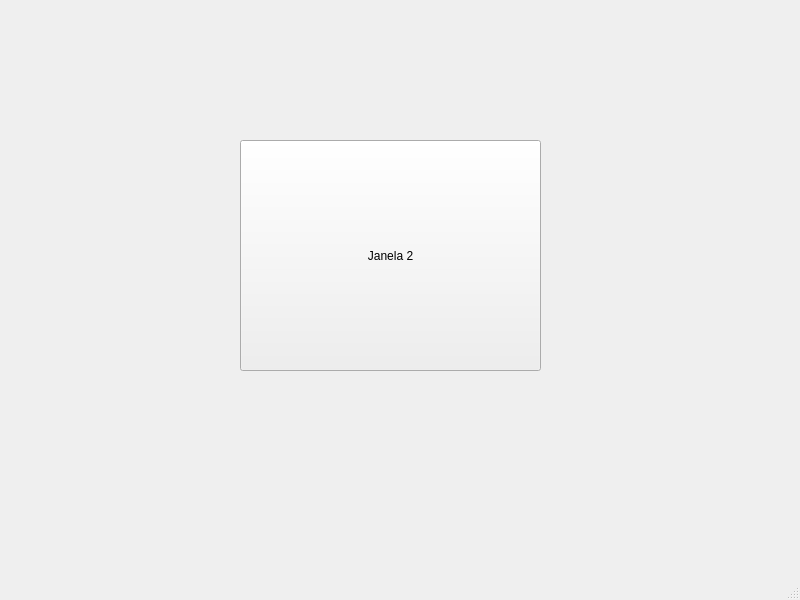
<?xml version="1.0" encoding="UTF-8"?>
<ui version="4.0">
 <class>MainWindow</class>
 <widget class="QMainWindow" name="MainWindow">
  <property name="geometry">
   <rect>
    <x>0</x>
    <y>0</y>
    <width>800</width>
    <height>600</height>
   </rect>
  </property>
  <property name="windowTitle">
   <string>MainWindow</string>
  </property>
  <widget class="QWidget" name="centralwidget">
   <widget class="QPushButton" name="pushButton">
    <property name="geometry">
     <rect>
      <x>240</x>
      <y>140</y>
      <width>301</width>
      <height>231</height>
     </rect>
    </property>
    <property name="text">
     <string>Janela 2</string>
    </property>
   </widget>
  </widget>
  <widget class="QMenuBar" name="menubar">
   <property name="geometry">
    <rect>
     <x>0</x>
     <y>0</y>
     <width>800</width>
     <height>26</height>
    </rect>
   </property>
  </widget>
  <widget class="QStatusBar" name="statusbar"/>
 </widget>
 <resources/>
 <connections/>
</ui>
